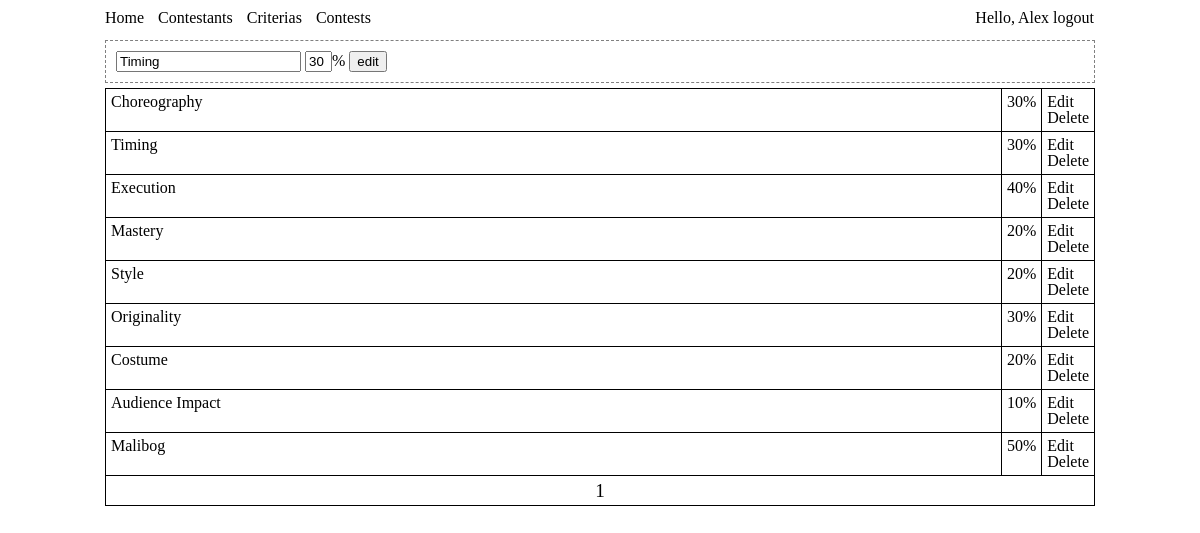
Screenshot of /manager/criteria.php?do=edit&id=4 (signed in) with the database file from the repository.
### tables this page shows
CREATE TABLE IF NOT EXISTS `criterias` (
  `id` int(100) NOT NULL AUTO_INCREMENT,
  `name` varchar(100) NOT NULL,
  `percentage` int(100) NOT NULL,
  PRIMARY KEY (`id`)
);

### manager/criteria_.php (called while the page is built, shortened)
<?php
$id_value = '';
$name_value = 'Criteria Name';
$num_value = '';
$do_value = 'add';
$input_class = 'blur_input';
$pagi = new Page(null,'criterias',5);
if(isset($_POST['do']) || isset($_GET['do'])){
	if(get('do') == 'edit'){
		$s = $db->select('criterias',"where id='".get('id')."'");
		$s = $db->result_array(null,$s);
		$id_value = $s[0]['id'];
		$name_value = $s[0]['name'];
		$num_value = $s[0]['percentage'];
		$do_value = 'edit';
		$input_class = 'focus_input';
	}
}
$criteria = new form('criteria','post');
$form['start'] = $criteria->start();
$form['percent'] = $criteria->cid(null,'short')->text('percent',post('percent',$num_value));
$form['name'] = $criteria->cid(null,"$input_class")->text('name', post('name',$name_value));
$form['id'] = $criteria->hidden('id', post('blah',$id_value));
$form['go'] = $criteria->submit('do',post('blah',$do_value));
$form['stop'] = $criteria->stop();
?>

### crowd/mysql.php (called while the page is built, shortened)
<?php
class MySQL {
private $conn;
public $resource;
function __construct($database,$pass='',$user='root',$server='localhost'){
	$this->conn = @mysql_connect($server,$user,$pass)or die('No Database Connection');
	return @mysql_select_db($database,$this->conn)or die('No Database');
}
function query($string){
	$this->resource = mysql_query($string,$this->conn);
	return $this->resource;
}
function select($table, $condition=null, $columns='*'){
	$query = "SELECT {$columns} FROM {$table} {$condition}";
	return $this->query($query);
}
function result_array($ident = null, $resource = null){
	$record = 0;
	$records = array();
	$r = empty($resource) ? $this->resource : $resource;
	while($result = @mysql_fetch_assoc($r)){
		empty($ident) ? $records[$record++] = $result : $records[$result[$ident]] = $result;
	}
	return $records;
}
}
?>

### manager/header.php (called while the page is built, shortened)
<?php
include '../crowd/mysql.php';
include '../crowd/form.php';
include '../crowd/page.php';
$db = new mysql('scoring_db','')or die();
$form = array();
?>

### manager/criteria.php (the view, shortened to what this page needs)
<?php
include 'header.php';
include 'criteria_.php';
?>
<!DOCTYPE html PUBLIC "-//W3C//DTD HTML 3.2//EN">
<html>
  <head>
  </head>
  <body>
  <div id='wrap'>
  <div id='menu'><?php include 'includes/menu.php'; ?></div>
	<div id='form'>
<?php
echo <<<FORM
$form[start]
$form[id]
$form[name]
$form[percent]%
$form[go]
$form[stop]
FORM;
?>
	</div>
	<div id='list'>
	<table>
	<tbody>
<?php
	while($i = mysql_fetch_assoc($pagi->get['resource'])){
echo <<<FORM
<tr>
<td class='spread'>$i[name] </td>
<td>$i[percentage]%</td>
<td><a href='?do=edit&id=$i[id]'>Edit</a> <a href='?do=delete&id=$i[id]'>Delete</a></td>
</tr>
FORM;
	}
?>
<?php
	echo "<tfoot><td colspan='3'>". $pagi->prev_btn() ."". $pagi->curr_btn() ."". $pagi->next_btn() ."</td></tfoot>";
?>
	</tbody>
	</table>
	</div>
	</div>
  </body>
</html>

### crowd/form.php (shortened to what this page needs)
<?php
class Form {
public $attrib = array();
public $classid;
function __construct($name, $method="get", $action=null, $enctype="application/x-www-form-urlencoded"){
	$this->attrib['start'] = "<form name='{$name}' method='{$method}' action='{$action}' enctype='{$enctype}' ";
}
function cid($id = null, $class = null){
	if(!empty($class)){
		$this->classid .= "class='{$class}'";
	}
	return $this;
}
function start(){
	$this->attrib['start'] .= "{$this->classid}>\r\n";
	$this->classid = null;
	return $this->attrib['start'];
}
function stop(){
	return "</form>\r\n";
}
function text($name,$value=null){
	$this->attrib['input'][$name]['name'] = $name;
	$this->attrib['input'][$name]['value'] = $value;
	$this->attrib['input'][$name]['attrib'] = "<input type='text' name='{$name}' value='{$value}' {$this->classid}/>";
	$this->classid = null;
	return $this->attrib['input'][$name]['attrib'];
}
function hidden($name,$value=null){
	$this->attrib['input'][$name]['name'] = $name;
	$this->attrib['input'][$name]['value'] = $value;
	$this->attrib['input'][$name]['attrib'] = "<input type='hidden' name='{$name}' value='{$value}' {$this->classid}/>\r\n";
	$this->classid = null;
	return $this->attrib['input'][$name]['attrib'];
}
function submit($name,$value='submit'){
	$this->attrib['input'][$name]['name'] = $name;
	$this->attrib['input'][$name]['value'] = $value;
	$this->attrib['input'][$name]['attrib'] = "<input type='submit' name='{$name}' value='{$value}' {$this->classid}/>\r\n";
	$this->classid = null;
	return $this->attrib['input'][$name]['attrib'];
}
}
function get($name, $value=null){
	if(isset($_GET[$name])){
		return $_GET[$name];
	}
	return $value;
}
function post($name, $value=null){
	return $value;
}
?>

### manager/assets/global.css (style rules this page uses)
#wrap { width: 990px; margin: auto; }
.short { width: 27px; }
.focus_input { color: black; font-style: normal; }
#menu { margin-top: 10px; }
table { margin: 5px 0px; }
table td { padding: 5px; border: solid 1px black; }
table tfoot { text-align: center; font-size: 1.2em; }
#form { padding: 10px; margin: 5px 0px; border: dashed 1px gray; }
a { color: inherit; text-decoration: none; }
.spread { width: 100%; }

### rows the page displays
criterias: name "Timing", percent "30", percentage "30"
criterias: name "Choreography", percentage "30"
criterias: name "Execution", percentage "40"
criterias: name "Mastery", percentage "20"
criterias: name "Style", percentage "20"
criterias: name "Originality", percentage "30"
criterias: name "Costume", percentage "20"
criterias: name "Audience Impact", percentage "10"
criterias: name "Malibog", percentage "50"

### other values shown
$_SESSION['user'] "Alex"
$this->get['curr']+1 "1"
